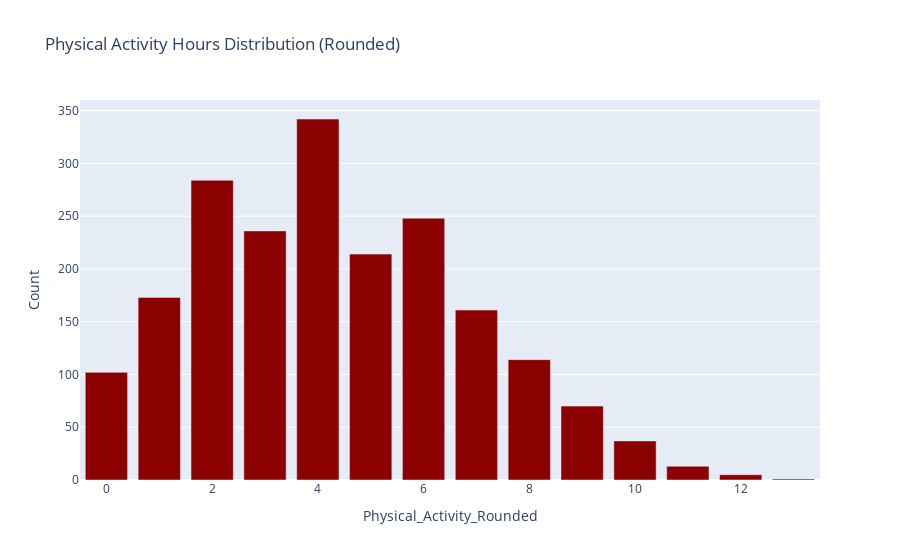

Source (notebook cell):
### Code cell
#PLOTLEY VISULAIZATION MODE:
#2nd visulaization mode:

import plotly.express as px
import pandas as pd
df = pd.read_csv('Study Habits and Activities of Students.csv')

# Round Physical Activity Hours to nearest integer as categories
df['Physical_Activity_Rounded'] = df['Physical_Activity_Hours_Per_Day'].round().astype(int)

# Use groupby and reset_index as Plotly works better with DataFrame
activity_data = df.groupby('Physical_Activity_Rounded').size().reset_index(name='Count')

# Define a list of colors to use for the bars, alternating two dark colors repeatedly
colors = ['#8B0000', '#006400']  # Dark Red and Dark Green

# Repeat colors to match the length of data
color_sequence = [colors[i % len(colors)] for i in range(len(activity_data))]

fig_bar = px.bar(
    activity_data,
    x='Physical_Activity_Rounded',
    y='Count',
    title='Physical Activity Hours Distribution (Rounded)',
    color_discrete_sequence=color_sequence
)

fig_bar.show()

### Figure 1 — Plotly figure (JSON) as saved in the notebook; plotly's stock layout.template omitted (floating-point values rounded to 4 significant figures)
{"data": [{"hovertemplate": "Physical_Activity_Rounded=%{x}<br>Count=%{y}<extra></extra>", "legendgroup": "", "marker": {"color": "#8B0000", "pattern": {"shape": ""}}, "name": "", "orientation": "v", "showlegend": false, "textposition": "auto", "type": "bar", "x": [0, 1, 2, 3, 4, 5, 6, 7, 8, 9, 10, 11, 12, 13], "xaxis": "x", "y": [102, 173, 284, 236, 342, 214, 248, 161, 114, 70, 37, 13, 5, 1], "yaxis": "y"}], "layout": {"autosize": true, "barmode": "relative", "legend": {"tracegroupgap": 0}, "title": {"text": "Physical Activity Hours Distribution (Rounded)"}, "xaxis": {"anchor": "y", "autorange": true, "domain": [0, 1], "range": [-0.5, 13.5], "title": {"text": "Physical_Activity_Rounded"}, "type": "linear"}, "yaxis": {"anchor": "x", "autorange": true, "domain": [0, 1], "range": [0, 360], "title": {"text": "Count"}, "type": "linear"}}}
